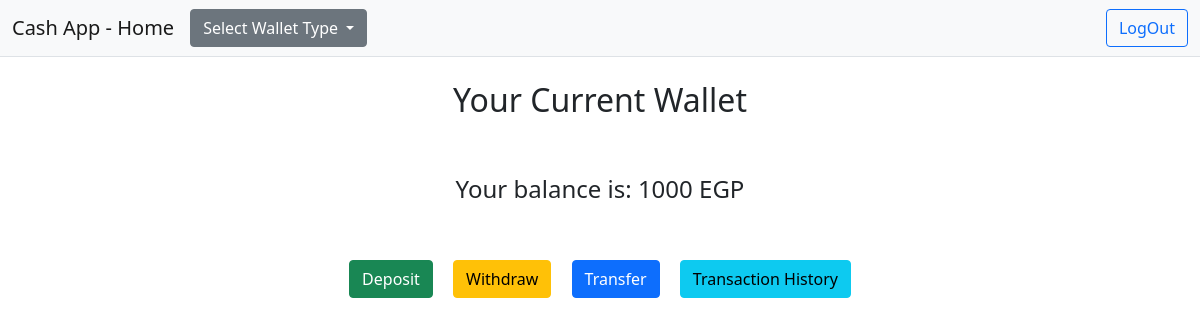
Before: /home/ (signed in) with the older database file.
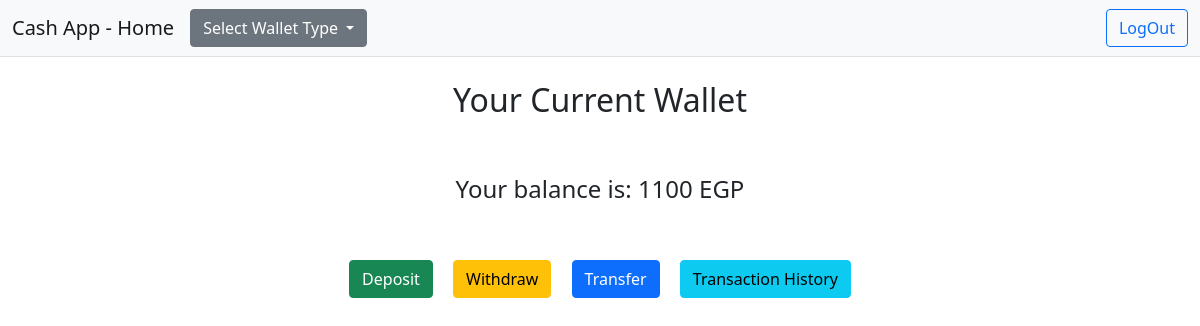
After: the same page with the newer database file.
### testapp/models.py (models this page shows, shortened)
class Wallet(models.Model):
    customer = models.ForeignKey(Customer, on_delete=models.CASCADE)
    type = models.CharField(max_length=100, default='current')
    limit = models.IntegerField(default=100000)
    amount = models.IntegerField(default=0)
    slug = models.SlugField(max_length=255, unique=True, blank=True, null=True)
    isActive = models.BooleanField(default=True)
    createdAt = models.DateTimeField(auto_now_add=True)
    deactivatedAt = models.DateTimeField(auto_now=True)

### testapp/views.py (the view)
# urls.py: 2. Add a URL to urlpatterns:  path('', views.home, name='home')
def home(request):
    if request.user.is_authenticated:
        customer = request.user.customer
        wallet_type = request.GET.get('wallet_type', 'current')
        current_wallet = Wallet.objects.filter(customer=customer, type=wallet_type).first()
        return render(request, 'Home.html', {
            'wallet': current_wallet,
        })
    else:
        return redirect('landing')

### testapp/context_processors.py (called while the page is built)
def wallet_context(request):
    if request.user.is_authenticated:
        customer = request.user.customer
        user_wallets = Wallet.objects.filter(customer=customer).values_list('type', flat=True)
        wallet_types = list(user_wallets)
        missing_wallet_types = [wallet_type for wallet_type in AVAILABLE_WALLET_TYPES if wallet_type not in wallet_types]
        return {
            'wallet_types': wallet_types,
            'missing_wallet_types': missing_wallet_types
        }
    return {
        'wallet_types': [],
        'missing_wallet_types': AVAILABLE_WALLET_TYPES
    }

### testapp/templates/Home.html
{% extends './base.html' %}
{% load static %}
{% block headertitle %}Cash App - Home{% endblock %}
{% block content %}
    <br>
    <h2 align="center">Your {{ wallet.type|capfirst }} Wallet</h2>
    {% if wallet %}
    <br><br>
        <h4 align="center">Your balance is: {{ wallet.amount }} EGP</h4>
        <br><br>
        <div class="text-center">
            <a href="{% url 'deposit' wallet.id %}" class="btn btn-success mx-2">Deposit</a>
            <a href="{% url 'withdraw' wallet.id %}" class="btn btn-warning mx-2">Withdraw</a>
            <a href="{% url 'transfer' wallet.id %}" class="btn btn-primary mx-2">Transfer</a>
            <a href="{% url 'transaction_history' wallet.id %}" class="btn btn-info mx-2">Transaction History</a>
        </div>
    {% else %}
        <p>You do not have a current-type wallet.</p>
    {% endif %}
{% endblock %}

Changed rows visible on the page:
changed Wallet "Current": amount "1000" → "1100"
